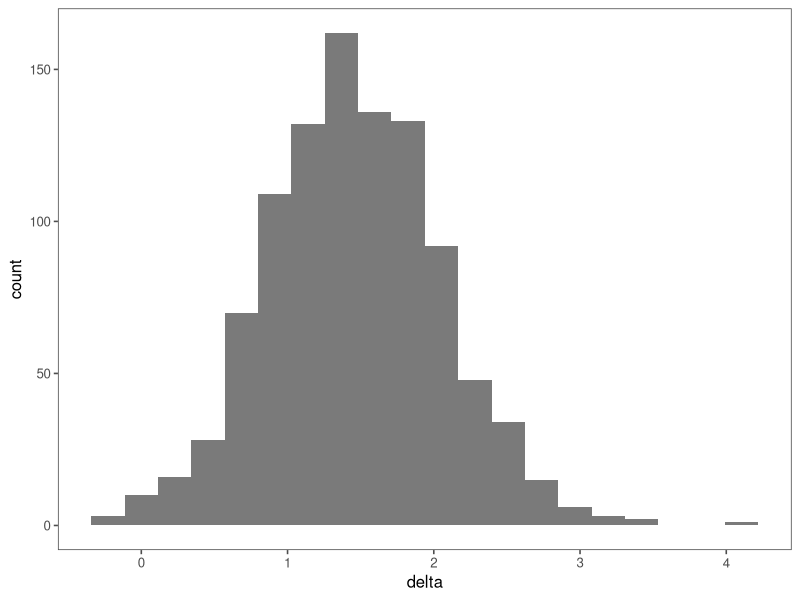
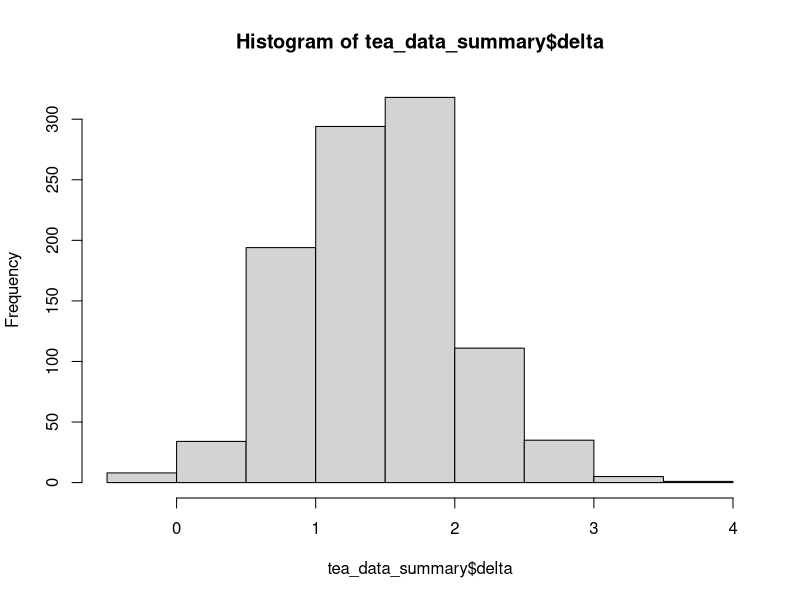
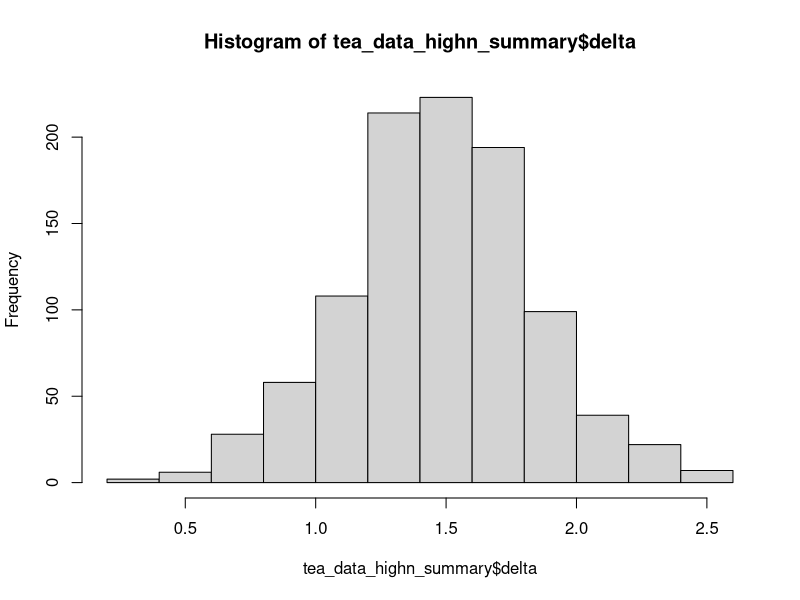
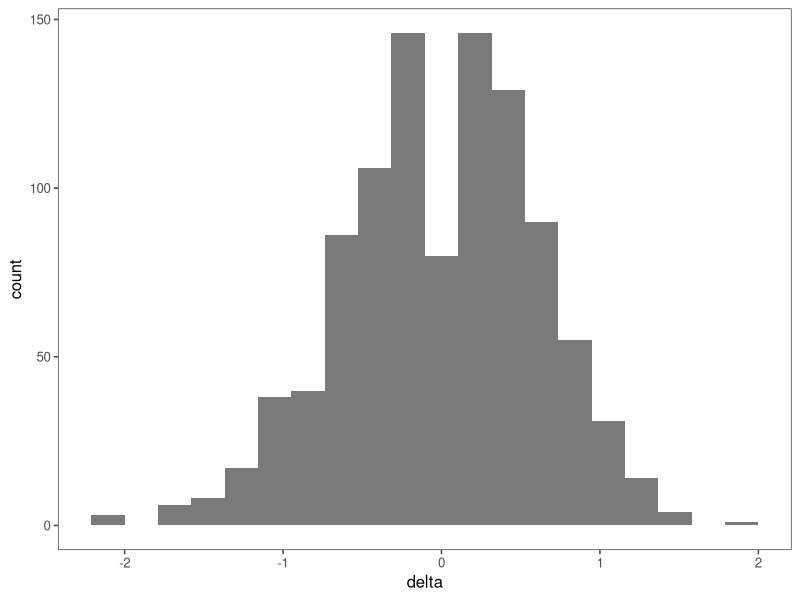
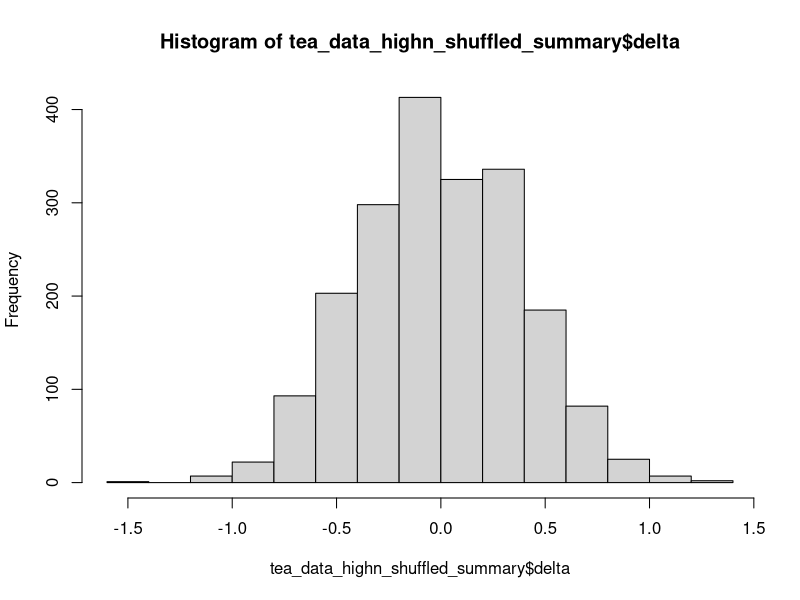
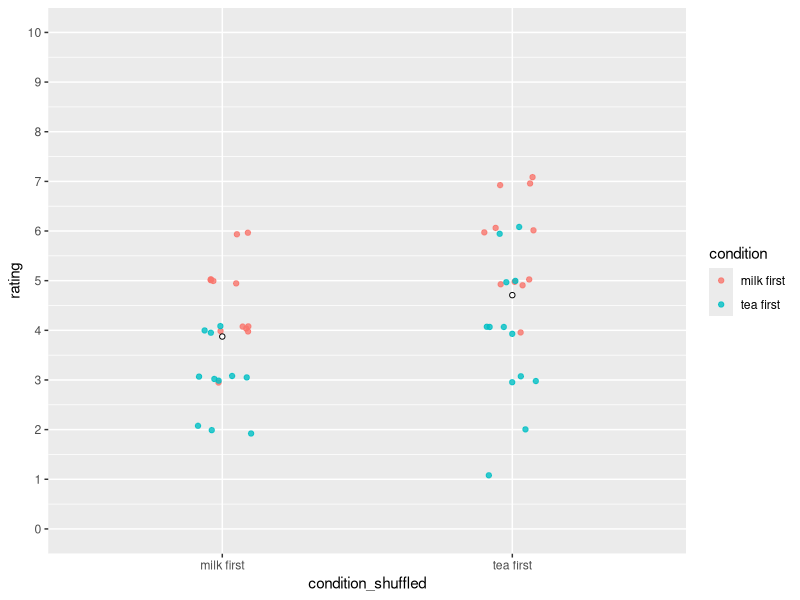
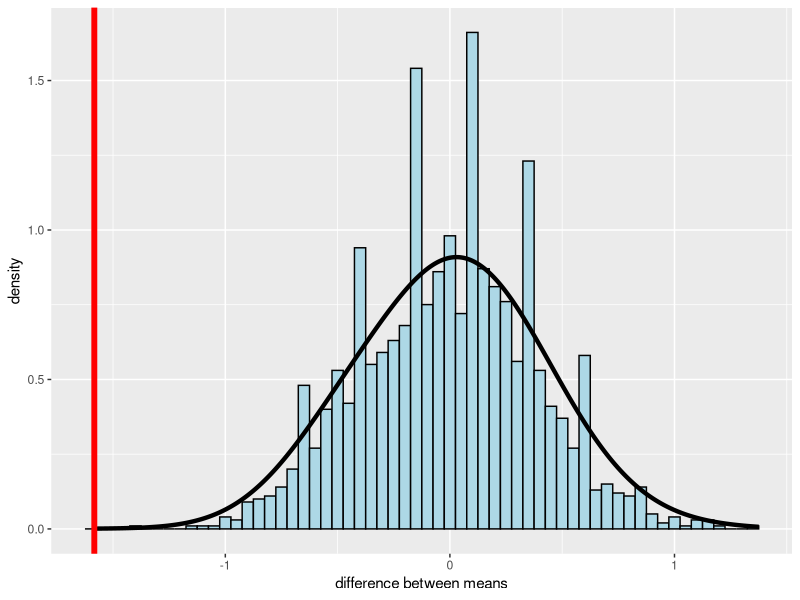
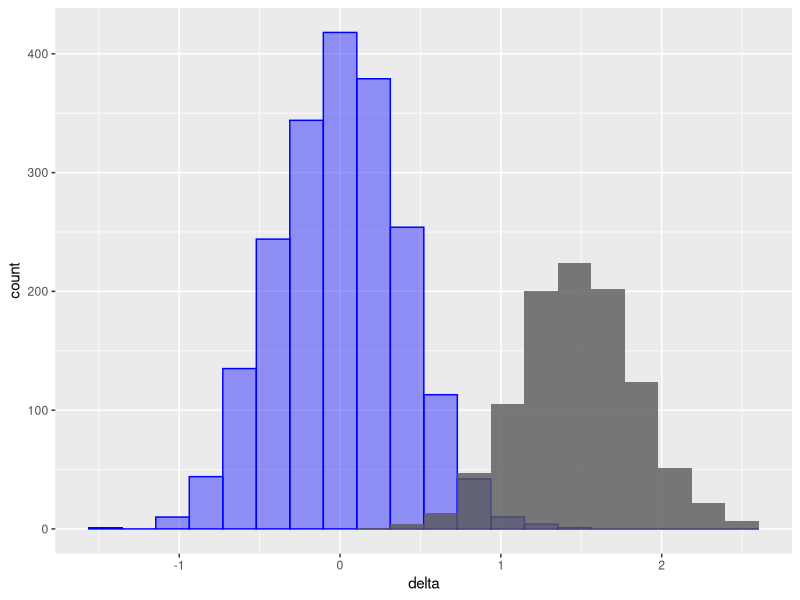

Generate these figures, in order, with R:
## ---- chunk 1
set.seed(123) # good practice to set a random seed, or else different runs get you different results
## ---- chunk 2
library(tidyverse)
library(ggplot2) # plotting
library(ggthemes) # optional, but nice
## ---- chunk 3
make_tea_data <- function(n_total = 48, sigma = 1.25, delta = 1.5) {
  n_half <- n_total / 2
  tibble(condition = c(rep("milk first", n_half), rep("tea first", n_half)),
         rating = c(round(rnorm(n_half, mean = 3.5 + delta, sd = sigma)), 
                    round(rnorm(n_half, mean = 3.5, sd = sigma)))) |>
    mutate(rating = if_else(rating > 10, 10, rating), # truncate if greater than max/min of rating scale
           rating = if_else(rating < 1, 1, rating))
}
## ---- chunk 4
# here's, we're calling our custom functino, and specifying different inputs than the defaults (which are inside the parenthese up above)
tea_data <- make_tea_data(n_total = 18, delta=1.5)
## ---- chunk 5
tea_data_highn <- make_tea_data(n_total = 48, delta=1.5)
## ---- chunk 6
by_condition <- tea_data %>%
  group_by(condition) %>%
  summarize(mean_rating = mean(rating))

by_condition_highn <- tea_data_highn %>%
  group_by(condition) %>%
  summarize(mean_rating = mean(rating))

## ---- chunk 7
out_low_n <- tea_data %>%
  t.test(rating ~ condition, data = ., var.equal = TRUE) 

out_high_n <- tea_data_highn %>%
  t.test(rating ~ condition, data = ., var.equal = TRUE) 
## ---- chunk 8
samps <- tibble(sim = 1:1000) |> # 
  mutate(data = map(sim, \(i) make_tea_data(n_total = 18, delta=1.5))) |>  # simulate
  unnest(cols = data) # wrangle
## ---- chunk 9
samps_highn <- tibble(sim = 1:1000) |> # 
  mutate(data = map(sim, \(i) make_tea_data(n_total = 48, delta=1.5))) |>  # simulate
  unnest(cols = data) # wrangle
## ---- chunk 10
tea_data_summary <- samps |>
  group_by(sim, condition) |> # group by simulation #, and condition
  summarise(mean_rating = mean(rating)) |> # summarize across ratings
  group_by(sim) |> # now get difference
  summarise(delta = mean_rating[condition == "milk first"] -
              mean_rating[condition == "tea first"])
## ---- chunk 11
tea_data_highn_summary <- samps_highn |>
  group_by(sim, condition) |> # group by simulation #, and condition
  summarise(mean_rating = mean(rating)) |> # summarize across ratings
  group_by(sim) |> # now get difference
  summarise(delta = mean_rating[condition == "milk first"] -
              mean_rating[condition == "tea first"])
## ---- chunk 12
ggplot(data=tea_data_summary, aes(x=delta)) +
  geom_histogram(alpha=.8, bins=20) +
  theme_few()
## ---- chunk 13
hist(tea_data_summary$delta)
## ---- chunk 14
hist(tea_data_highn_summary$delta)
## ---- chunk 15
null_model <- tibble(sim = 1:1000) |>
  mutate(data = map(sim, \(i) make_tea_data(n_total = 18, delta = 0))) |>
  unnest(cols = data)

null_model_summary <- null_model |>
  group_by(sim, condition) |>
  summarise(mean_rating = mean(rating)) |>
  group_by(sim) |>
  summarise(delta = mean_rating[condition == "milk first"] -
              mean_rating[condition == "tea first"])
  
## ---- chunk 16
ggplot(data=null_model_summary, aes(x=delta)) +
  geom_histogram(alpha=.8, bins=20) +
  theme_few()
## ---- chunk 17
tea_data_highn_shuffled <- samps_highn %>%
  group_by(sim) %>% # for each experiment
  mutate(condition_shuffled = sample(condition)) # shuffle the condition labels
## ---- chunk 18
tea_data_highn_shuffled_summary <- tea_data_highn_shuffled %>%
  group_by(condition_shuffled, sim) %>% 
  summarize(mean = mean(rating),
            sd = sd(rating)) %>%
  ungroup() %>% 
  summarize(delta = diff(mean)) # get the difference in ratings between conditions for each experimental draw
## ---- chunk 19
hist(tea_data_highn_shuffled_summary$delta) #what does this histogram look like?
## ---- chunk 20
ggplot(data = tea_data_highn_shuffled %>% filter(sim==3),  # can change the actual simulation number here
       mapping = aes(x = condition_shuffled, y = rating))+
  geom_point(mapping = aes(color = condition), # color
             alpha=.8,
             position = position_jitter(height = .1,
                                        width = 0.1)) +
  stat_summary(fun.data = mean_cl_boot, # this boostraps the confidence interval
               geom = "linerange",
               size = 1) +
  stat_summary(fun = "mean", # this calculates the average
               geom = "point",
               shape = 21,
               color = "black",
               fill = "white") + 
  scale_y_continuous(breaks = 0:10,
                     labels = 0:10,
                     limits = c(0, 10))
## ---- chunk 21
difference_actual = tea_data_highn %>%  # in ONE experiment
  group_by(condition) %>% 
  summarize(mean = mean(rating)) %>% 
  pull(mean) %>% 
  diff()
## ---- chunk 22
#plot the distribution of the differences 
ggplot(data = tea_data_highn_shuffled_summary, aes(x=delta)) +
  geom_histogram(aes(y = stat(density)),
                 color = "black",
                 fill = "lightblue",
                 binwidth = 0.05) + 
  stat_density(geom = "line",
               size = 1.5,
               bw = 0.2) +
  geom_vline(xintercept = difference_actual, color = "red", size = 2) +
  labs(x = "difference between means") 
  

## ---- chunk 23
tea_data_highn_shuffled_summary %>% 
  summarize(p_value = sum(delta <= difference_actual)/n())
## ---- chunk 24
ggplot(data=tea_data_highn_shuffled_summary, aes(x=delta)) +
  geom_histogram(alpha=.4, bins=20, color='blue', fill='blue') +
  geom_histogram(alpha=.8, bins=20, data=tea_data_highn_summary)
  theme_few()
## ---- chunk 25
# tea_dataset = tea_data
tea_dataset = tea_data_highn
## ---- chunk 26
tea_ratings <- filter(tea_dataset, condition == "tea first")$rating
milk_ratings <- filter(tea_dataset, condition == "milk first")$rating

# could also do in a pipe like so, but then you have to grab the column below, as in tea_ratings$ratings; above is a vector
# tea_ratings <- tea_data_highn %>%
#   filter(condition=="tea first") %>%
#   select(rating)
## ---- chunk 27
n_tea <- length(tea_ratings)
n_milk <- length(milk_ratings)
sd_tea <- sd(tea_ratings)
sd_milk <- sd(milk_ratings)

tea_sd_pooled <- sqrt(((n_tea - 1) * sd_tea ^ 2 + (n_milk - 1) * sd_milk ^ 2) / 
                        (n_tea + n_milk - 2))

tea_se <- tea_sd_pooled * sqrt((1 / n_tea) + (1 / n_milk))


delta_hat <- mean(milk_ratings) - mean(tea_ratings)
tea_ci_lower <- delta_hat - tea_se * qnorm(0.975)
tea_ci_upper <- delta_hat + tea_se * qnorm(0.975)
## ---- chunk 28
num_observations = length(tea_dataset$rating)
df = num_observations-2 # for two sample t.test
tea_ci_lower_ttest <- delta_hat - tea_se * qt(0.975,df)
tea_ci_upper_ttest <- delta_hat + tea_se * qt(0.975,df)
## ---- chunk 29
# Now the calculated CIs match those in the t-test outputs!
t.test(tea_ratings, milk_ratings, var.equal=TRUE)
## ---- chunk 30
confidence_level=.95 # you can change this
# this formula below gives the critical t-value (as opposed to simply taken from the normal distribution)
# qt(1 - (1 - confidence_level)/2, df = n - 1)


tea_data_highn_summary_cis <- tea_data_highn %>%
  group_by(condition) %>%
  summarize(cond_mean = mean(rating), cond_sd = sd(rating), n=length(rating)) %>%
  mutate(error = qt(1 - (1 - confidence_level)/2, df = n - 1)* (cond_sd/sqrt(n))) %>% # this calculates CIs WITHIN each condition
  mutate(ci_upper = cond_mean + error, ci_lower = cond_mean - error) %>%
  mutate(se_upper = cond_mean + cond_sd/sqrt(n), se_lower = cond_mean - cond_sd/sqrt(n))
## ---- chunk 31
ggplot(data = tea_data_highn, aes(x=condition, y=rating, col=condition))  +
  geom_jitter(width=.1, height=0, alpha=.3) + # visualizes all the raw data, with no variation in y-axis jitter
  theme_few() +
  geom_pointrange(data = tea_data_highn_summary_cis, aes(x=condition, y = cond_mean, ymin = ci_lower, ymax = ci_upper)) +
  ylim(0,10) +
  ggtitle('Tea ratings across conditions with CIs')

## ---- chunk 32
ggplot(data = tea_data_highn, aes(x=condition, y=rating, col=condition))  +
  geom_jitter(width=.1, height=0, alpha=.5) + # visualizes all the raw data, with no variation in y-axis jitter
  theme_few() +
  geom_pointrange(data = tea_data_highn_summary_cis, aes(x=condition, y = cond_mean, ymin = se_lower, ymax = se_upper)) +
  ylim(0,10) +
  ggtitle('Tea ratings across condition with SE')

## ---- chunk 33
all_results=tibble() 

for (this_sim in 1:100) {
  this_experiment = null_model %>%
    filter(sim==this_sim) 
  
  tea_ratings <- filter(this_experiment, condition == "tea first")$rating
  milk_ratings <- filter(this_experiment, condition == "milk first")$rating
  
  output = t.test(tea_ratings, milk_ratings)
  
  this_exp_output = tibble(pvalue = output$p.value)
  all_results = bind_rows(all_results, this_exp_output)
    
}
## ---- chunk 34
(all_results$pvalue)

hist(all_results$pvalue, 
     main = "Distribution of p-values", 
     xlab = "p-value", 
     breaks = 30, 
     col = "blue", 
     border = "white")

prop_less_than_05 <- sum(all_results$pvalue < 0.05)
prop_less_than_05


## ---- chunk 35
all_results_high_n=tibble() 

for (this_sim in 1:100) {
  this_experiment = samps_highn %>%
    filter(sim==this_sim) 
  
  tea_ratings <- filter(this_experiment, condition == "tea first")$rating
  milk_ratings <- filter(this_experiment, condition == "milk first")$rating
  
  output = t.test(tea_ratings, milk_ratings, paired = FALSE, var.equal = TRUE)
  
  this_exp_output = tibble(pvalue = output$p.value)
  all_results_high_n = bind_rows(all_results_high_n, this_exp_output)
  
}
## ---- chunk 36

